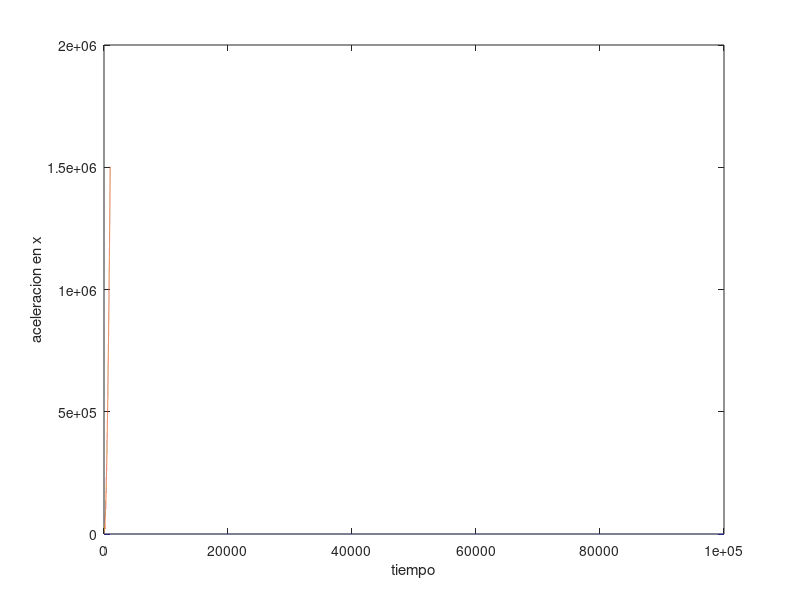

Write the MATLAB code that produced this figure.
%%velocidad constante
clear all
inicio=0;
fin=10;
num=100;
dt=(fin-inicio)/num;
f=@(x)(3);
vel=2;
c=0;
for n=inicio:dt:fin
    c=c+1
    vel=vel+f(n)*dt
    vecsol(c)=vel
    vect(c)=n;
end
plot(vecsol)

%% aceleracion constante
clear all
inicio=0;
fin=1000;
num=10000;
dt=(fin-inicio)/num;
f=@(x)(3);
vel=2;
pos=1
c=0;
for n=inicio:dt:fin
    c=c+1;
    vel=vel+f(n)*dt;
    pos=pos+vel*dt;
    vecvel(c)=vel;
    vecpos(c)=pos;
    vect(c)=n;
end
hold on
plot(vect,vecpos)
plot(vect,vecvel)
%%
close all
clc, clear all
%datos del analisis
inicio=0;
fin=100000;
num=100000;
dx=(fin-inicio)/num;
velx=2;%velocidad en x inicial
posx=3;%posicion en x inicial
vely=4;%velocidad en y inicial
posy=5;%posicion en y inicial
c=0;
%datos del vehiculo
b=-(1/2)*0.32*2.64*1.22;
masa=1421;
torque= 349.80;%newton*metros
radioderuedas= 0.624611/2;%metros
fuerzasenlasruedas=torque/radioderuedas; %newton
%funciones
angulodirec=0.3161;
fuerzaarrastrex=@(vx,vy)(b*(vx^2+vy^2)^(1/2)*vx);
fuerzaarrastrey=@(vx,vy)(b*(vx^2+vy^2)^(1/2)*vy);
fuerzamotor=fuerzasenlasruedas;
fuerzamotorx=@(t)(fuerzamotor*cos(angulodirec));
fuerzamotory=@(t)(fuerzamotor*sin(angulodirec));
for n=inicio:dx:fin
    c=c+1;%se inicia un contador para saber cuantas veces se repite el loop
    acelx=(fuerzamotorx(n)+fuerzaarrastrex(velx,vely))/masa;
    acely=(fuerzamotory(n)+fuerzaarrastrey(velx,vely))/masa;
    velx=(velx+(acelx*dx));
    vely=(vely+(acely*dx));% calculo del la velocidad a partir de la funcion de la aceleracion
    posx=(posx+(velx*dx));
    vecacelx(c)=acelx;%se guarda en un vector la aceleracion
    vecvelx(c)=velx; %se guarda en un vector la velocidad
    vecposx(c)=posx; %se guarda en un vector la posicion
    vect(c)=n;%se guarda los pasos que toma el for
end
plot(vect,vecacelx);
xlabel('tiempo');
ylabel('aceleracion en x');

